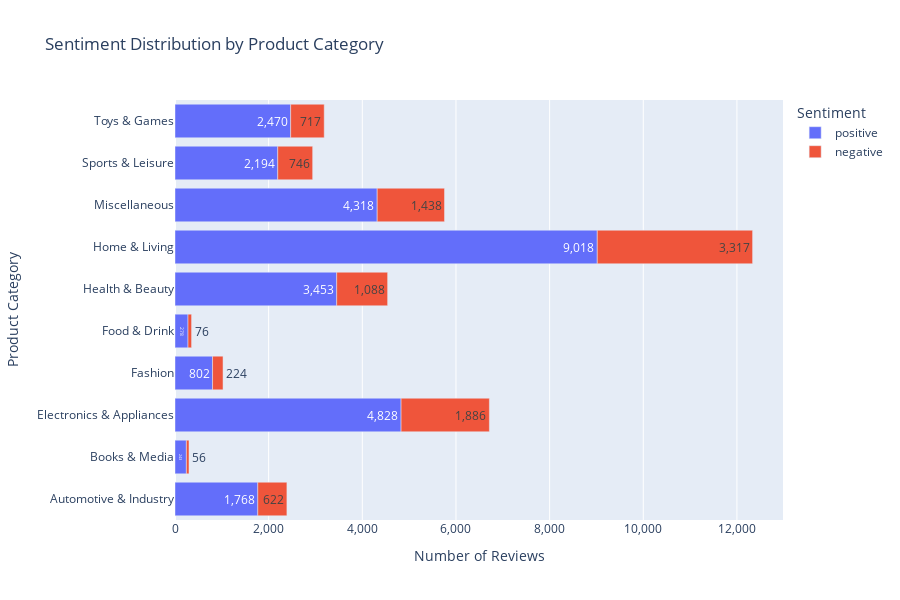

Notebook code cell kept with this figure:
### Markdown cell above
From the previous vizualization, we now want to dive deeper into the breakdown of number of positive and negative reviews per category to understand how customers generally feel about the product. 

We first look at a `horizontal bar chart` to see the total number of positive and negative reviews, and the sentiment spread within each category.

### Code cell
# Group by product category and sentiment label, and count the occurrences of each sentiment
sentiment_counts = df_sentiment_analysis.groupby(['broader_category_english', 'sentiment_label']).size().reset_index(name='review_count')

# Calculate the total number of reviews per product category (positive + negative combined)
total_reviews = sentiment_counts.groupby('broader_category_english')['review_count'].sum().reset_index(name='total_reviews')

# Merge the total reviews into the sentiment_counts dataframe
sentiment_counts = sentiment_counts.merge(total_reviews, on='broader_category_english')

# Create a horizontal bar chart for positive and negative reviews
fig_stacked = px.bar(
    sentiment_counts,
    y='broader_category_english',  
    x='review_count',  
    color='sentiment_label',  
    title="Sentiment Distribution by Product Category",
    labels={
        "broader_category_english": "Product Category", 
        "review_count": "Number of Reviews", 
        "sentiment_label": "Sentiment"
    },
    category_orders={"sentiment_label": ["positive", "negative"]},  
    height=600,
    orientation='h', 
    hover_data={
        'review_count': True,  
        'broader_category_english': True, 
    },
    text='review_count',  
    text_auto=True,  
)

# Update hovertemplate to show total reviews 
fig_stacked.update_traces(
    hovertemplate=(
        "Product Category: %{customdata[0]}<br>"  
        "Sentiment: %{customdata[1]}<br>"  
        "Number of Reviews: %{x}<br>"  
        "<extra></extra>"  
    ),
    customdata=sentiment_counts[['broader_category_english', 'sentiment_label']].values
)

# Format the x-axis numbers to display with commas
fig_stacked.update_layout(
    xaxis_tickformat=',',
)

# Show the plot
fig_stacked.show()

### Figure 1 — Plotly figure (JSON) as saved in the notebook; plotly's stock layout.template omitted (floating-point values rounded to 4 significant figures)
{"data": [{"alignmentgroup": "True", "customdata": [["Automotive & Industry", "negative"], ["Automotive & Industry", "positive"], ["Books & Media", "negative"], ["Books & Media", "positive"], ["Electronics & Appliances", "negative"], ["Electronics & Appliances", "positive"], ["Fashion", "negative"], ["Fashion", "positive"], ["Food & Drink", "negative"], ["Food & Drink", "positive"], ["Health & Beauty", "negative"], ["Health & Beauty", "positive"], ["Home & Living", "negative"], ["Home & Living", "positive"], ["Miscellaneous", "negative"], ["Miscellaneous", "positive"], ["Sports & Leisure", "negative"], ["Sports & Leisure", "positive"], ["Toys & Games", "negative"], ["Toys & Games", "positive"]], "hovertemplate": "Product Category: %{customdata[0]}<br>Sentiment: %{customdata[1]}<br>Number of Reviews: %{x}<br><extra></extra>", "legendgroup": "positive", "marker": {"color": "#636efa", "pattern": {"shape": ""}}, "name": "positive", "offsetgroup": "positive", "orientation": "h", "showlegend": true, "text": [1768, 243, 4828, 802, 278, 3453, 9018, 4318, 2194, 2470], "textposition": "auto", "texttemplate": "%{x}", "type": "bar", "x": [1768, 243, 4828, 802, 278, 3453, 9018, 4318, 2194, 2470], "xaxis": "x", "y": ["Automotive & Industry", "Books & Media", "Electronics & Appliances", "Fashion", "Food & Drink", "Health & Beauty", "Home & Living", "Miscellaneous", "Sports & Leisure", "Toys & Games"], "yaxis": "y"}, {"alignmentgroup": "True", "customdata": [["Automotive & Industry", "negative"], ["Automotive & Industry", "positive"], ["Books & Media", "negative"], ["Books & Media", "positive"], ["Electronics & Appliances", "negative"], ["Electronics & Appliances", "positive"], ["Fashion", "negative"], ["Fashion", "positive"], ["Food & Drink", "negative"], ["Food & Drink", "positive"], ["Health & Beauty", "negative"], ["Health & Beauty", "positive"], ["Home & Living", "negative"], ["Home & Living", "positive"], ["Miscellaneous", "negative"], ["Miscellaneous", "positive"], ["Sports & Leisure", "negative"], ["Sports & Leisure", "positive"], ["Toys & Games", "negative"], ["Toys & Games", "positive"]], "hovertemplate": "Product Category: %{customdata[0]}<br>Sentiment: %{customdata[1]}<br>Number of Reviews: %{x}<br><extra></extra>", "legendgroup": "negative", "marker": {"color": "#EF553B", "pattern": {"shape": ""}}, "name": "negative", "offsetgroup": "negative", "orientation": "h", "showlegend": true, "text": [622, 56, 1886, 224, 76, 1088, 3317, 1438, 746, 717], "textposition": "auto", "texttemplate": "%{x}", "type": "bar", "x": [622, 56, 1886, 224, 76, 1088, 3317, 1438, 746, 717], "xaxis": "x", "y": ["Automotive & Industry", "Books & Media", "Electronics & Appliances", "Fashion", "Food & Drink", "Health & Beauty", "Home & Living", "Miscellaneous", "Sports & Leisure", "Toys & Games"], "yaxis": "y"}], "layout": {"barmode": "relative", "height": 600, "legend": {"title": {"text": "Sentiment"}, "tracegroupgap": 0}, "title": {"text": "Sentiment Distribution by Product Category"}, "xaxis": {"anchor": "y", "domain": [0, 1], "tickformat": ",", "title": {"text": "Number of Reviews"}}, "yaxis": {"anchor": "x", "domain": [0, 1], "title": {"text": "Product Category"}}}}
